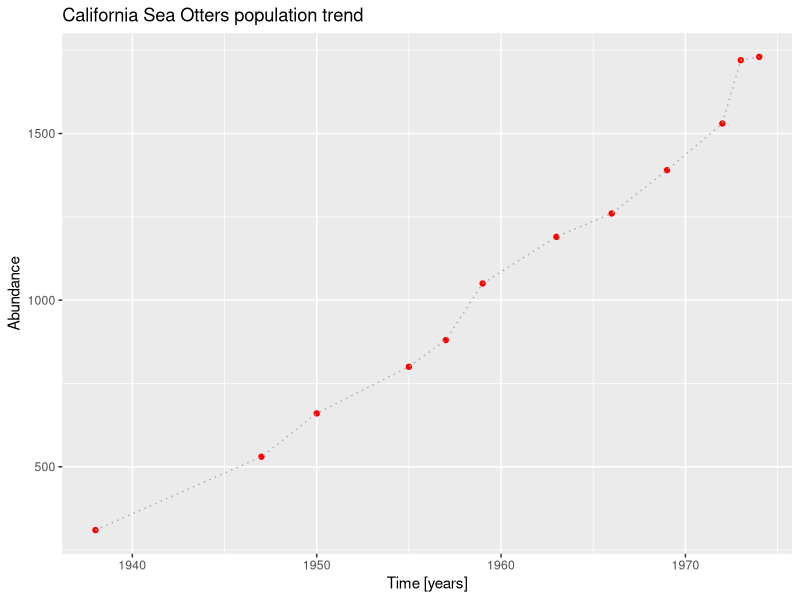
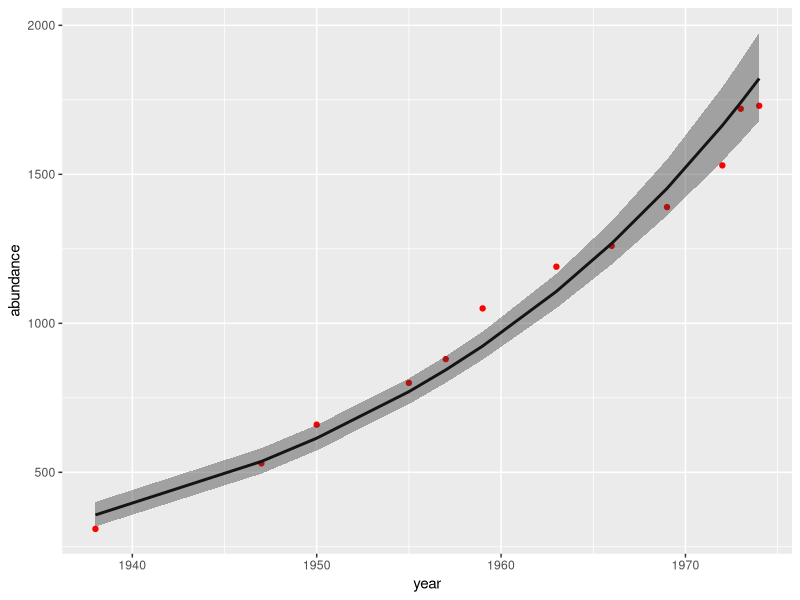

Write the R code that produced these figures, in order.
## ---- chunk 1
#knitr::opts_chunk$set(echo = TRUE)
knitr::opts_chunk$set(fig.height = 3, fig.width = 5, message = FALSE, warning = FALSE)

## ---- chunk 2
rm(list=ls(all=TRUE)) 
## ---- chunk 3
df = as.data.frame(read.table("data/California_Sea_otters.csv", sep=",", header=T, na.string="-9.99"))
head(df)
## ---- chunk 4
if (!require("ggplot2")) install.packages("ggplot2")
library(ggplot2)
## ---- chunk 5
ggplot() +
geom_point(data=df, mapping=aes(x=year, y=abundance ), color="red") + #the red points
geom_line( data=df, mapping=aes(x=year, y=abundance ), color = "darkgrey", linetype=3) + # a dotted line
  ggtitle("California Sea Otters population trend") +  # the tite
  xlab("Time [years]") + ylab("Abundance") # the axis label

## ---- chunk 6
LogModel=lm(data = df, log(abundance)~year); 
summary(LogModel)
## ---- chunk 7
coef(LogModel)
## ---- chunk 8
igr <- coef(LogModel)[2]; igr
## ---- chunk 9
confint(LogModel, 'year', level=0.95)
## ---- chunk 10
lambda <- exp(igr); lambda
## ---- chunk 11

temp.mat <-  predict(LogModel, newdata = df, interval = "confidence"); as.data.frame(temp.mat)
conf.int <-  data.frame(year = df$year, abundance = df$abundance, fit = exp(fitted(LogModel)), 
                        lwr = exp(temp.mat[,'lwr']), upr = exp(temp.mat[,'upr']) ); conf.int

## ---- chunk 12

ggplot(conf.int, aes(year,abundance)) + geom_point(color = 'red') +
  geom_line(aes(year, fit), size = 1, linetype = 1) + # fitted lines
  geom_ribbon(aes(ymin = lwr, ymax = upr), alpha=0.4) # confidence intervals

## ---- chunk 13
# report the script and result here

